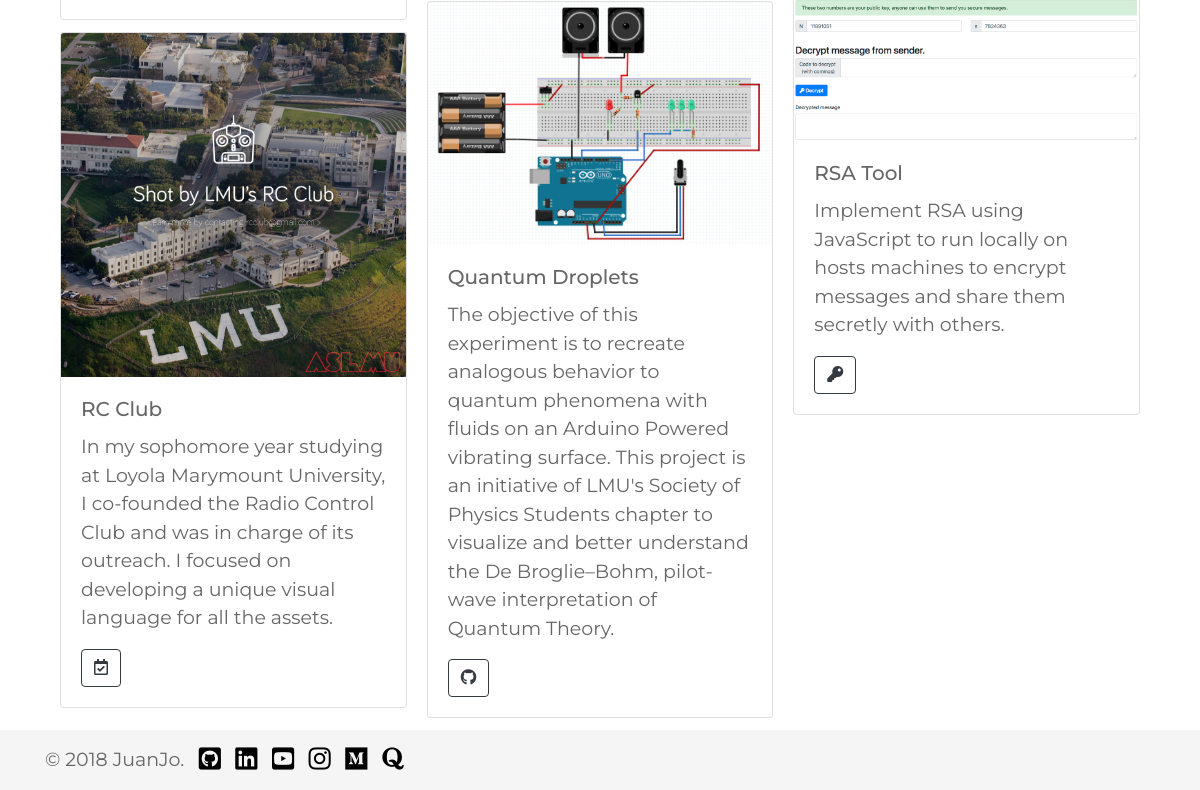
Page /projects (lower part) on the earlier database version.
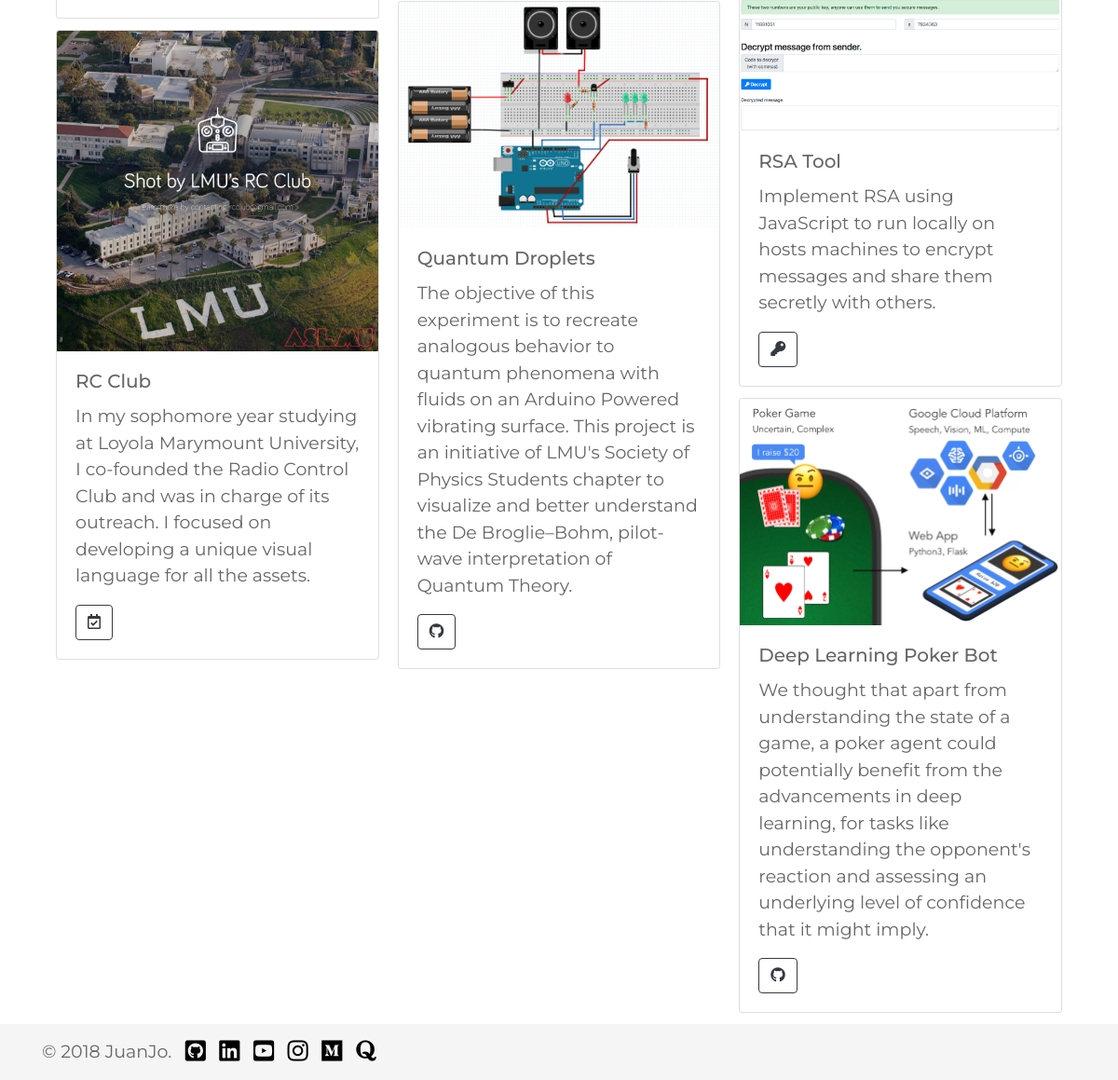
Same page on the later database version.
### portfolio/models.py (models this page shows, shortened)
class Project(models.Model):
    title = models.CharField(max_length=32)
    content = models.TextField()
    link = models.URLField()
    button_icon = models.CharField(max_length=32)
    img = models.CharField(max_length=64)
    release_date = models.DateField()

### portfolio/views.py (the view)
# urls.py: path("projects", views.projects, name='projects'),
def projects(request):
    context = {
        "projects": Project.objects.all(),
        "nbar": "projects"
    }
    return render(request, "portfolio/projects.html", context)

### portfolio/templates/portfolio/projects.html (shortened to what this page needs)
{% extends "portfolio/navbar.html" %}
{% block content %}
<div class="container">
    <div class="card-columns">
    {% for project in projects %}
      <div class="card">
        {% load static %}
        <img class="card-img-top img-fluid" src="{% static 'portfolio/img/projects/' %}{{ project.img }}">
        <div class="card-body">
          <h5 class="card-title">{{ project.title }}</h5>
          <p class="card-text">{{ project.content }}</p>
          <a href="{{ project.link }}">
            <button type="button" class="btn btn-outline-dark">
              <i class="{{ project.button_icon }}"></i>
            </button>
          </a>
        </div>
      </div>
    {% endfor %}
    </div>
</div>
{% endblock %}

Differences in the rows shown:
added Project: img (picture), title "Deep Learning Poker Bot", content "We thought that apart from understanding the state of a game, a poker agent could potentially benefit from the advancements in deep learning, for tasks like understanding the opponent's reaction and assessing an underlying level of confidence that it might imply."
